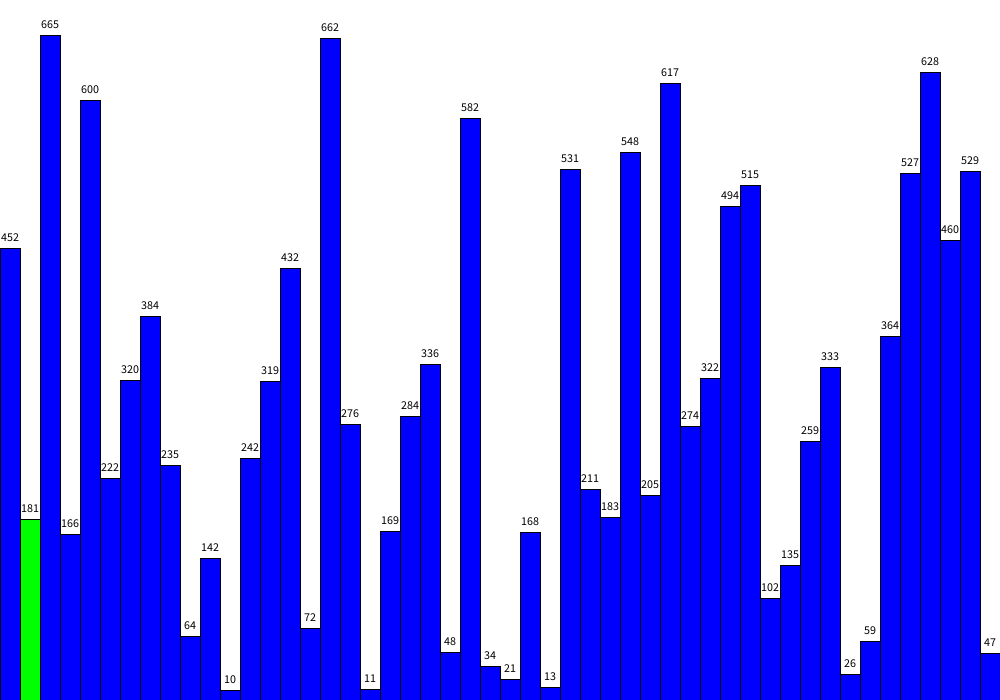
Frame 1 (no input)
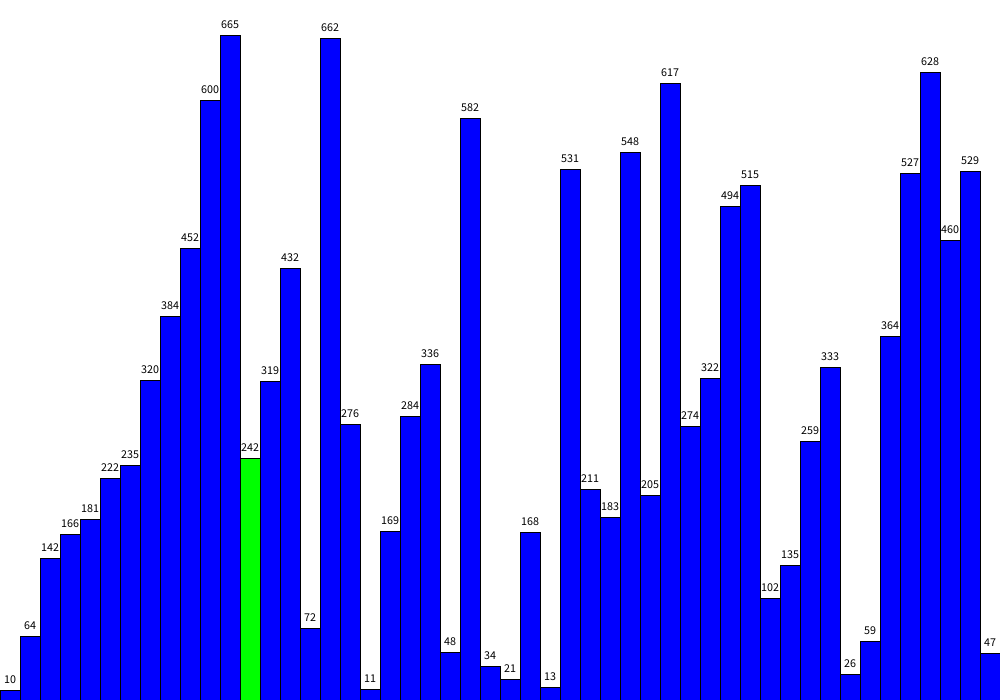
Frame 60 (the mouse pressed at the canvas centre just before this capture)
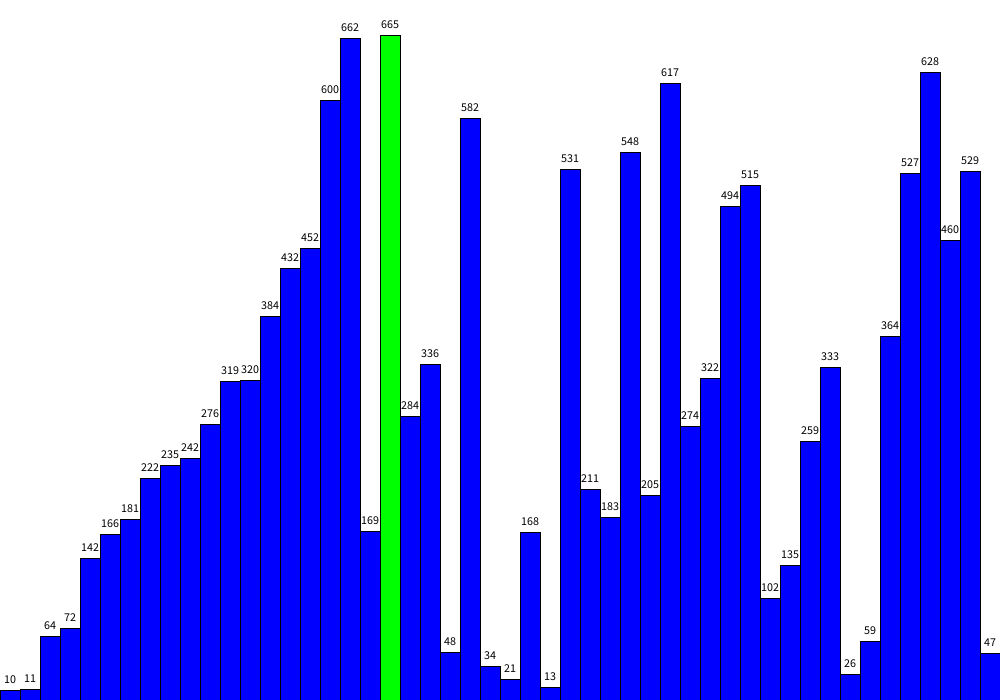
Frame 120 (the mouse held since frame 60 and released just before this capture)

The Processing sketch that drew these frames (run headless with seeded random() and noise(); from frame 60 on, the mouse is pressed at the canvas centre):

// Processing sketch: insertion_sort
// ── insertion_sort.pde
int[] arr;
int n;
boolean sorted;
int i, j;
boolean paused = false;

void setup() {
  size(1000, 700);
  n = 50; // Number of elements
  arr = new int[n];
  for (int k = 0; k < n; k++) {
    arr[k] = int(random(height));
  }
  i = 1; // Start from the second element
  j = 0;
  sorted = false;
  frameRate(30); // Adjust speed of visualization
}

void draw() {
  background(255);
  
  // Draw the array as bars
  for (int k = 0; k < n; k++) {
    if (k == i) {
      fill(0, 255, 0); // Highlight the element being inserted
    } else if (k <= j && k >= i) {
      fill(255, 0, 0); // Highlight elements being compared
    } else {
      fill(0, 0, 255); // Default color
    }
    rect(k * (width / n), height - arr[k], width / n, arr[k]);
    
    // Show array values
    fill(0);
    textSize(12);
    textAlign(CENTER, BOTTOM);
    text(arr[k], k * (width / n) + (width / n) / 2, height - arr[k] - 5);
  }

  if (!paused && !sorted) {
    if (i < n) {
      if (j >= 0 && arr[j] > arr[j + 1]) {
        // Swap elements
        int temp = arr[j];
        arr[j] = arr[j + 1];
        arr[j + 1] = temp;
        j--;
      } else {
        i++;
        j = i - 1;
      }

      if (i >= n) {
        sorted = true; // Sorting is complete
      }
    }
  }

  // Indicate sorted completion
  if (sorted) {
    fill(0, 255, 0);
    textSize(32);
    textAlign(CENTER, CENTER);
    text("Sorted!", width / 2, height / 2);
  }
}

void keyPressed() {
  if (key == 'p') {
    paused = !paused;
    if (paused) {
      noLoop(); // Stop drawing
    } else {
      loop(); // Resume drawing
    }
  } else if (key == '+') {
    frameRate(frameRate + 5);
  } else if (key == '-') {
    frameRate(frameRate - 5);
  }
}
